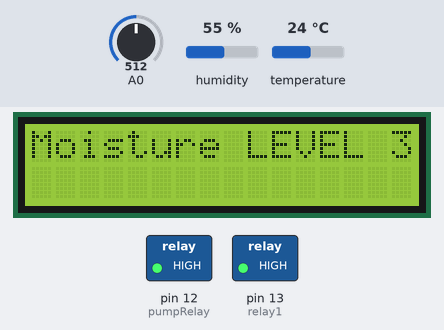
This sketch was run on a simulated Arduino Uno, built with avr-gcc and run on an emulated ATmega328P. Shown: 16×2 character LCD, switched loads named in the sketch (green lamp = pin HIGH). The test bench sets the inputs (shaded band); at power-on: A0 = 512, temperature 24 °C, humidity 55 %. What the sketch prints to the serial monitor is not drawn.

Above: at 7.2 s.
7.3 s: A0 set to 682
At 17.3 s:
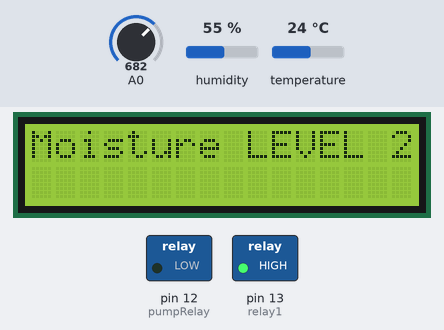
18.1 s: A0 set to 710
At 28.2 s:
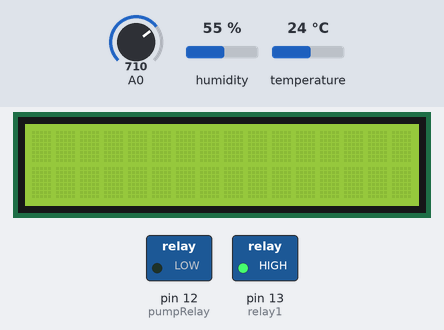
28.7 s: temperature set to 12 °C
At 34.0 s:
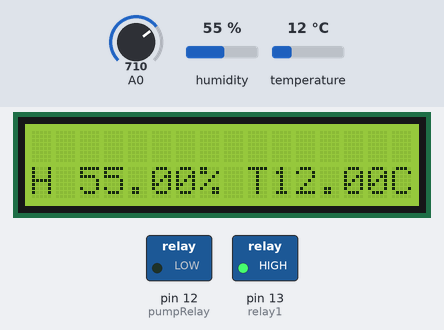
39.2 s: humidity set to 22 %
At 43.7 s:
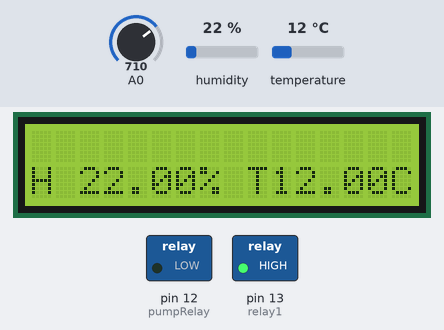
49.8 s: humidity set to 40 %
At 54.7 s:
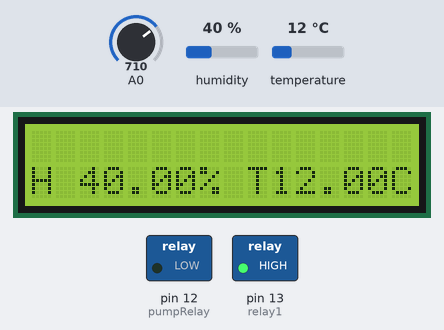
60.3 s: A0 set to 865
70.6 s: A0 set to 894
At 81.1 s:
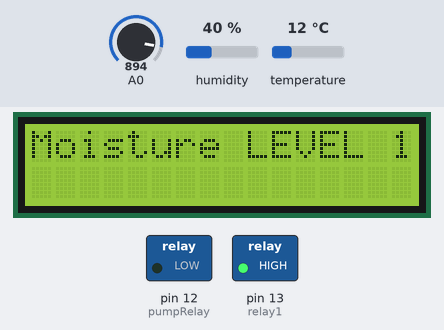
Timing chart, 0 to 82.4 s (numbered marks = the images above; inputs shaded):
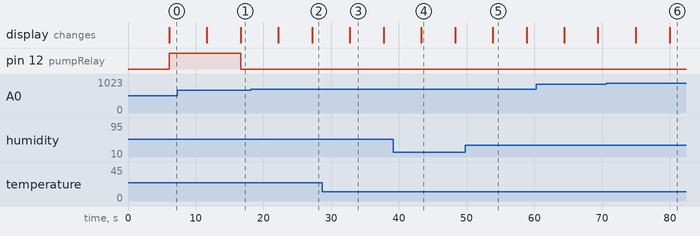

The sketch:

saravan.ino
```cpp
// Made by Harisudhan
// www.youtube.com/@harisudhantechnology - visit for more projects

#include <Wire.h>
#include <LiquidCrystal_I2C.h>
#include <DHT.h>

#define DHTTYPE DHT11        // Type of DHT sensor
#define DHTPIN 9             // DHT11 data pin
#define relay1 13            // Relay for light
#define pumpRelay 12         // Relay for water pump

LiquidCrystal_I2C lcd(0x27, 16, 2);
DHT dht(DHTPIN, DHTTYPE);
String voice;

void setup() {
  dht.begin();
  lcd.init();
  lcd.backlight();
  lcd.setCursor(2, 1);
  lcd.print("Smart Farming");
  delay(6000);
  lcd.clear();

  pinMode(relay1, OUTPUT);
  pinMode(DHTPIN, INPUT);
  pinMode(pumpRelay, OUTPUT);

  digitalWrite(relay1, HIGH);   // Light OFF
  digitalWrite(pumpRelay, HIGH); // Pump OFF

  Serial.begin(9600);
}

void loop() {
  Moisture();
  DTH();
}

void DTH() {
  float h = dht.readHumidity();
  float t = dht.readTemperature();

  if (isnan(h) || isnan(t)) {
    Serial.println("Failed to read from DHT sensor!");
    return;
  }

  Serial.print("\nHumidity: ");
  Serial.print(h);
  Serial.println(" %");
  delay(500);
  Serial.print("Temperature: ");
  Serial.print(t);
  Serial.println(" *C");

  lcd.clear();
  lcd.setCursor(0, 1);
  lcd.print("H ");
  lcd.print(h);
  lcd.print("% T");
  lcd.print(t);
  lcd.print("C");

  if (t < 24.0 || t > 35.5) {
    for (int i = 0; i < 3; i++) {
      Serial.println("Weather is bad");
    }
  }

  delay(5000);
}

void Moisture() {
  int level = analogRead(A0);

  lcd.clear();
  lcd.setCursor(0, 0);

  if (level < 175) {
    lcd.print("Moisture LEVEL 5");
    Serial.println("Moisture: LEVEL 5");
    digitalWrite(pumpRelay, HIGH);
  } else if (level < 350) {
    lcd.print("Moisture LEVEL 4");
    Serial.println("Moisture: LEVEL 4");
    digitalWrite(pumpRelay, HIGH);
  } else if (level < 525) {
    lcd.print("Moisture LEVEL 3");
    Serial.println("Moisture: LEVEL 3");
    digitalWrite(pumpRelay, HIGH);
  } else if (level < 700) {
    lcd.print("Moisture LEVEL 2");
    Serial.println("Moisture: LEVEL 2");
    digitalWrite(pumpRelay, LOW);
  } else if (level > 876) {
    lcd.print("Moisture LEVEL 1");
    Serial.println("Moisture: LEVEL 1");
    digitalWrite(pumpRelay, LOW);
  }

  delay(5000);
}
```

Measured:
- the behaviour switches between 699 and 700 on A0 (found by bisection; images 1 and 2)
- the behaviour switches between 876 and 877 on A0 (found by bisection; images 5 and 6)
- after the input at 7.3 s, pin 12 (pumpRelay): HIGH → LOW after 9.4 s; the display: first differs from a run without the input after 9.4 s (image 1)
- after the input at 18.1 s, the display: first differs from a run without the input after 9.1 s (image 2)
- after the input at 28.7 s, the display: changes after 4.1 s (image 3)
- after the input at 39.2 s, the display: changes after 4.1 s (image 4)
- after the input at 49.8 s, the display: changes after 4.0 s (image 5)
- after the input at 70.6 s, the display: first differs from a run without the input after 9.4 s (image 6)
